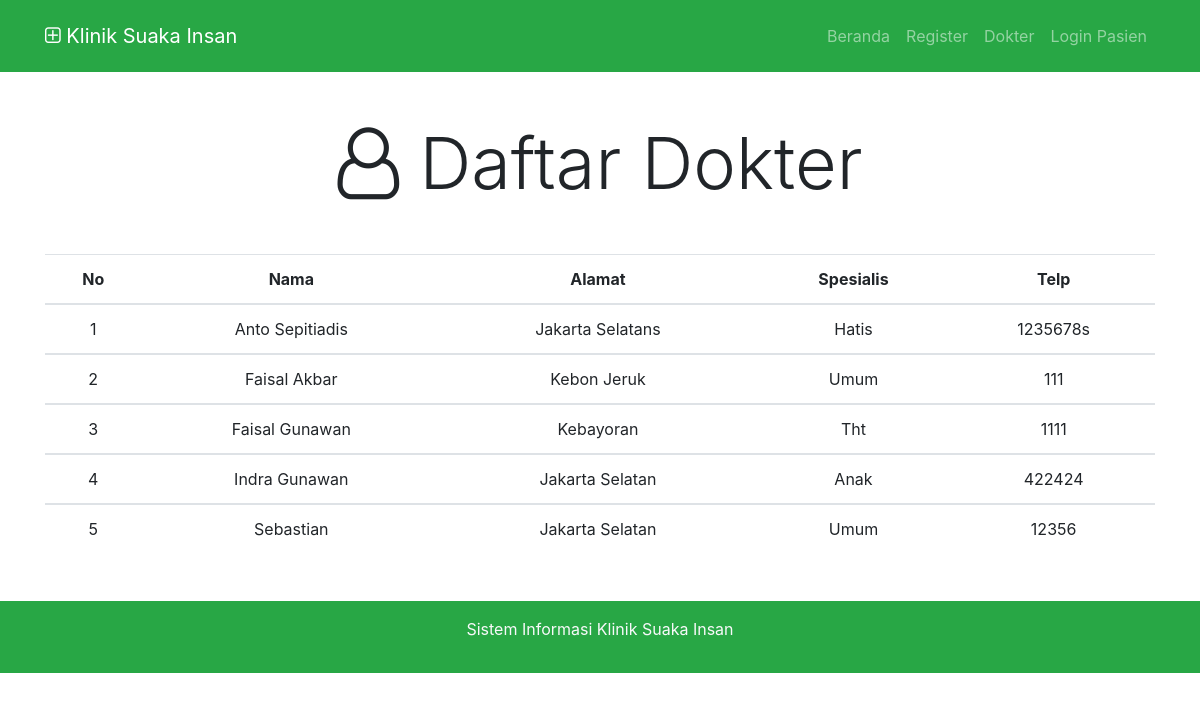
Screenshot of /dokter.php with the database file from the repository.
### tables this page shows
CREATE TABLE IF NOT EXISTS `dokter` (
  `id_dokter` int(11) NOT NULL,
  `nama_dokter` varchar(50) NOT NULL,
  `alamat` varchar(50) NOT NULL,
  `spesialis` varchar(50) NOT NULL,
  `telp` varchar(15) NOT NULL
);

### class/dokter.php (called while the page is built, shortened)
<?php
class Dokter{
	private $koneksi;
	public function __construct($koneksi){
		$this->koneksi = $koneksi;
	}
	public function ReadAll(){
		$sql = "SELECT * FROM dokter ORDER BY nama_dokter";
		$result = $this->koneksi->query($sql);
		return $result;
	}
}
?>

### dokter.php (the view, shortened to what this page needs)
<?php
include_once('header.php');
?>
<div class="container">
	<div class="my-5">
		<h1 class="display-3 text-center">
			<i class="fa fa-user-o"></i>
			Daftar Dokter
		</h1>
		<table class="table table-hover mt-5 text-center text-capitalize">
			<thead>
				<tr>
					<th>No</th>
					<th>Nama</th>
					<th>Alamat</th>
					<th>Spesialis</th>
					<th>Telp</th>
				</tr>
			</thead>
<?php
$conn = new Koneksi();
$koneksi = $conn->GetKoneksi();
include_once('class/dokter.php');
$dokter = new Dokter($koneksi);
$result = $dokter->ReadAll();
$no = 1;
while($row = $result->fetch_assoc()){
?>
			<tbody>
				<tr>
					<td><?=$no?></td>
					<td><?=$row['nama_dokter']?></td>
					<td><?=$row['alamat']?></td>
					<td><?=$row['spesialis']?></td>
					<td><?=$row['telp']?></td>
				</tr>
			</tbody>
<?php
$no++;
}
?>
		</table>
	</div>
</div>
<?php
include_once('footer.php');
?>

### header.php (shortened to what this page needs)
<!doctype html>
<html lang="en">
  <head>
    <link rel="stylesheet" href="media/bootstrap/css/bootstrap.min.css">
    <link rel="stylesheet" href="media/font/font-awesome/css/font-awesome.min.css">
  </head>
  <body>
		<nav class="navbar navbar-expand-lg navbar-dark bg-success py-3 sticky-top">
			<div class="container">
			  <a class="navbar-brand" href="../suakainsan/"><i class="fa fa-plus-square-o"></i> Klinik Suaka Insan</a>
			  <div class="collapse navbar-collapse" id="navbarSupportedContent">
			    <ul class="navbar-nav ml-auto">
			      <li class="nav-item">
			        <a class="nav-link" href="../suakainsan/">Beranda</a>
			      </li>
			      <li class="nav-item">
			        <a class="nav-link" href="register.php">Register</a>
			      </li>
			      <li class="nav-item">
			        <a class="nav-link" href="dokter.php">Dokter</a>
			      </li>
			      <li class="nav-item">
			        <a class="nav-link" href="login.php">Login Pasien</a>
			      </li>
			    </ul>
			  </div>
		  </div>
		</nav>

### footer.php (shortened to what this page needs)
		<div class="py-3 bg-success text-light">
			<div class="container">
				<p class="text-center text-capitalize">sistem informasi klinik suaka insan</p>
			</div>
		</div>
  </body>
</html>

### rows the page displays
dokter: nama_dokter "Anto Sepitiadis", alamat "Jakarta Selatans", spesialis "Hatis", telp "1235678s"
dokter: nama_dokter "Faisal Akbar", alamat "Kebon Jeruk", spesialis "Umum", telp "111"
dokter: nama_dokter "Faisal Gunawan", alamat "Kebayoran", spesialis "Tht", telp "1111"
dokter: nama_dokter "Indra Gunawan", alamat "Jakarta Selatan", spesialis "Anak", telp "422424"
dokter: nama_dokter "Sebastian", alamat "Jakarta Selatan", spesialis "Umum", telp "12356"
